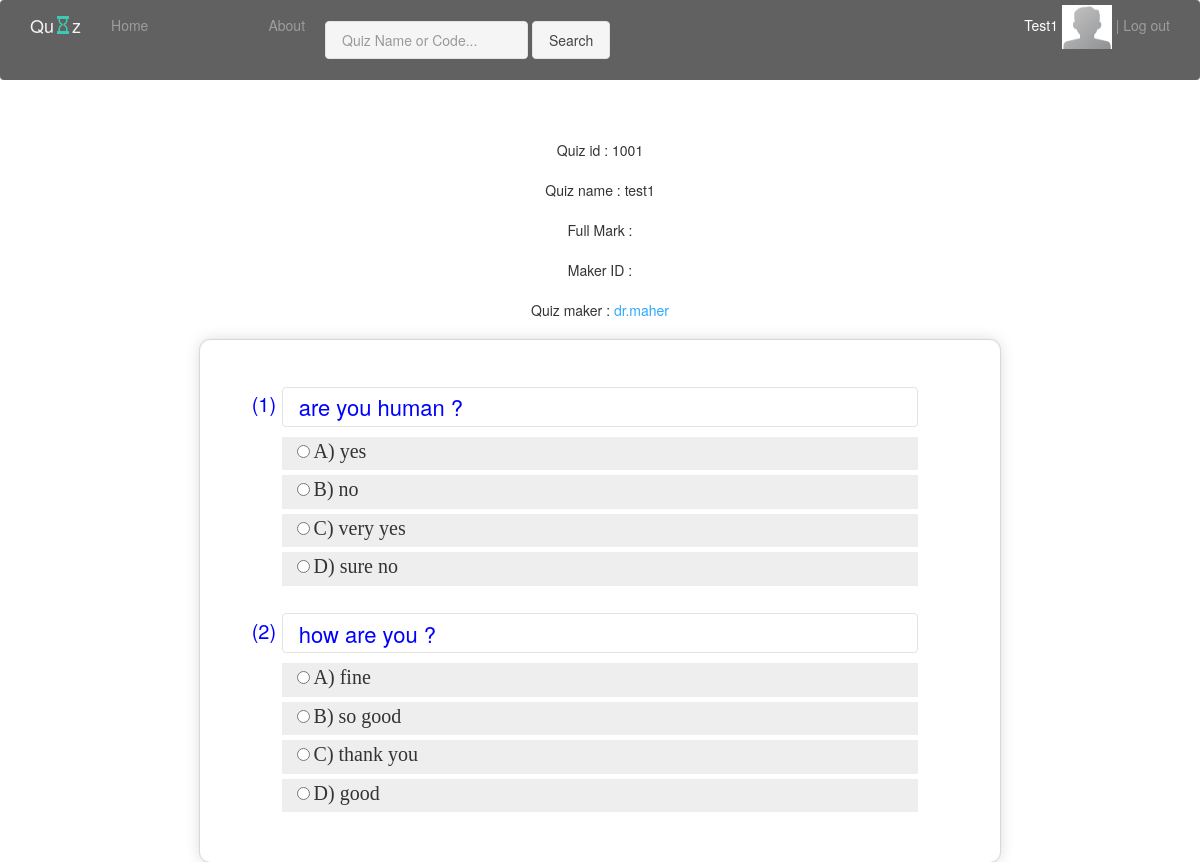
The page /view/Quiz.php?id=1001&&maker=dr.maher&&name=test1 (signed in) on the database its author committed.
### tables this page shows
CREATE TABLE `questions` (
  `question_id` int(11) NOT NULL,
  `quiz_id` int(11) NOT NULL,
  `header` text NOT NULL,
  `answer_1` varchar(100) NOT NULL,
  `answer_2` varchar(100) NOT NULL,
  `answer_3` varchar(100) DEFAULT NULL,
  `answer_4` varchar(100) DEFAULT NULL,
  `correct_answer` varchar(100) NOT NULL
);

### controller/MyQuizzesOperations.php (called while the page is built, shortened)
<?php
class MyQuizzesOperations {
    public static function getQuizQuestionsByID($id) {
        include '../include/vars.php';
        $conn = new mysqli($host, $username, $password, $dbname);
        $query = "SELECT `question_id`, `Header`, `correct_answer` FROM `questions` JOIN quizzes on quizzes.quiz_id = questions.quiz_id WHERE questions.quiz_id = '$id'";
        $result = mysqli_query($conn, $query);
        if (mysqli_error($conn)) {
            echo 'My Quizzes OperationsError !!';
            return NULL;
        } else {
            return $result;
        }
    }
      public static function getAnsOnly($Header) {
        include '../include/vars.php';
        $conn = new mysqli($host, $username, $password, $dbname);
        $query = "SELECT `answer_1`, `answer_2`, `answer_3`, `answer_4` FROM `questions`"
                . "JOIN quizzes on quizzes.quiz_id = questions.quiz_id WHERE questions.Header = '$Header'";
        $result = mysqli_query($conn, $query);
        if (mysqli_error($conn)) {
            echo 'My Quizzes OperationsError !!';
            return NULL;
        } else {
            return $result;
        }
    }
}
?>

### view/Quiz.php (the view, shortened to what this page needs)
<?php
include './Header.php';
include '../controller/MyQuizzesOperations.php';
?>
<html>
    <head>        <link href="../recources/css/gsdk-bootstrap-wizard.css" rel="stylesheet" />
    </head>
    <?php
    $name = $_GET['name'];
    $quizId = $_GET['id'];
    $maker = $_GET['maker'];
    $fullMark = $_GET['fullmark'];
    $makerId = $_GET['makerid'];
    $result = MyQuizzesOperations::getQuizQuestionsByID($quizId);
    echo ' <div class="" id=" Quiz-details" style="text-align: center"> <br><br>';
    echo "Quiz id    : $quizId <br><br>";
    echo "Quiz name  : $name <br><br>";
    echo "Full Mark  : $fullMark <br><br>";
    echo "Maker ID  : $makerId <br><br>";
    echo "Quiz maker : <a href='../controller/FollowingManager.php?outprofile=true&followname=$maker'>$maker</a><br><br>";
    echo ' </div>';
    echo '    <div style="margin-right: 200; padding-left: 200">
';
    if (!$result) {
        echo 'Quiz Page Error !!';
    } else {
        $ans3state = "";
        $ans4state = "";
        $qnum = 1;
        echo '<div class = "wizard-card col-lg-12">';
        echo '<div class = "col-lg-10 col-lg-push-1">';
        while ($row = mysqli_fetch_array($result, 1)) {
            $tempRow = array();
            $result2 = MyQuizzesOperations::getAnsOnly($row['Header']);
            if ($ansRow = mysqli_fetch_array($result2, 1)) {
                if (!$ansRow['answer_3']) {
                    $ans3state = "hidden";
                    $ans4state = "hidden";
                    $tempRow[0] = $ansRow['answer_1'];
                    $tempRow[1] = $ansRow['answer_2'];
                    $ansRow = $tempRow;
                    shuffle($ansRow);
                } else {
                    shuffle($ansRow);
                }
            }
            ?>
            <form action="MySubmit.php" method="GET">
                <br>                <br>
                <div>
                    <div style="margin-bottom: -34; margin-left: -35">
                        <span style="border-radius: 20%; background: #ffffff; color: #00f; padding: 5; height: 50; font-size: 20 ;" > <?php echo "(" . $qnum++ . ")" ?> </span>
                    </div>
                    <div>
                        <input  style="margin-top: 2; color: #00f; display: block; font-size: 22; height: 40; margin-bottom: 10" name = "header<?php echo $row['question_id']; ?>"
                                class = "form-control btn-block" value = "<?php echo $row['Header']; ?>">
                    </div>
                </div>
                <div style="display: block; background: #eee" class="col-md-2 btn-block " >
                    <input name="<?php echo $row['question_id']; ?>" type="radio" value="<?php echo $ansRow[0]; ?>"   readonly="readonly" />
                    <label class=""  >
                        <span style="font-size: 20; font-family: cursive" class="choice__text notranslate"><?php echo ' A) ' . $ansRow[0]; ?></span>
                    </label>
                </div>
                <div style="display: block; background: #eee" class="col-md-2 btn-block " >
                    <input name="<?php echo $row['question_id']; ?>" type="radio" value="<?php echo $ansRow[1]; ?>"   readonly="readonly" />
                    <label class=""  >
                        <span style="font-size: 20; font-family: cursive" class="choice__text notranslate"><?php echo ' B) ' . $ansRow[1]; ?></span>
                    </label>
                </div>
                <div style="visibility: <?php echo $ans3state; ?>; display: block; background: #eee" class="col-md-2 btn-block " >
                    <input <?php echo $ans3state; ?> name="<?php echo $row['question_id']; ?>" type="radio" value="<?php echo $ansRow[2]; ?>"   readonly="readonly" />
                    <label <?php echo $ans3state; ?> class=""  >
                        <span style="font-size: 20; font-family: cursive" class="choice__text notranslate"><?php echo ' C) ' . $ansRow[2]; ?></span>
                    </label>
                </div>
                <div  style="visibility: <?php echo $ans4state; ?>;display: block; background: #eee" class="col-md-2 btn-block" >
                    <input name="<?php echo $row['question_id']; ?>" type="radio"  value="<?php echo $ansRow[3]; ?>"  readonly="readonly" />
                    <label class=""  >
                        <span style="font-size: 20; font-family: cursive" class="choice__text notranslate"><?php echo ' D) ' . $ansRow[3]; ?></span>
                    </label>
                </div>
                <br>
                <br>
                <br>
                <br>
                <br>
                <br>
                <br>
    <?php } ?>
        <?php } ?>
    </form>
</div></div>
</body>
</html>

### rows shown on the page
questions: header "are you human ?", ansRow "yes", ansRow "no", ansRow "very yes", ansRow "sure no"
questions: header "how are you ?", ansRow "fine", ansRow "so good", ansRow "thank you", ansRow "good"

### other values the page prints
$_SESSION['username'] "Test1"
$quizId "1001"
$name "test1"
$maker "dr.maher"
